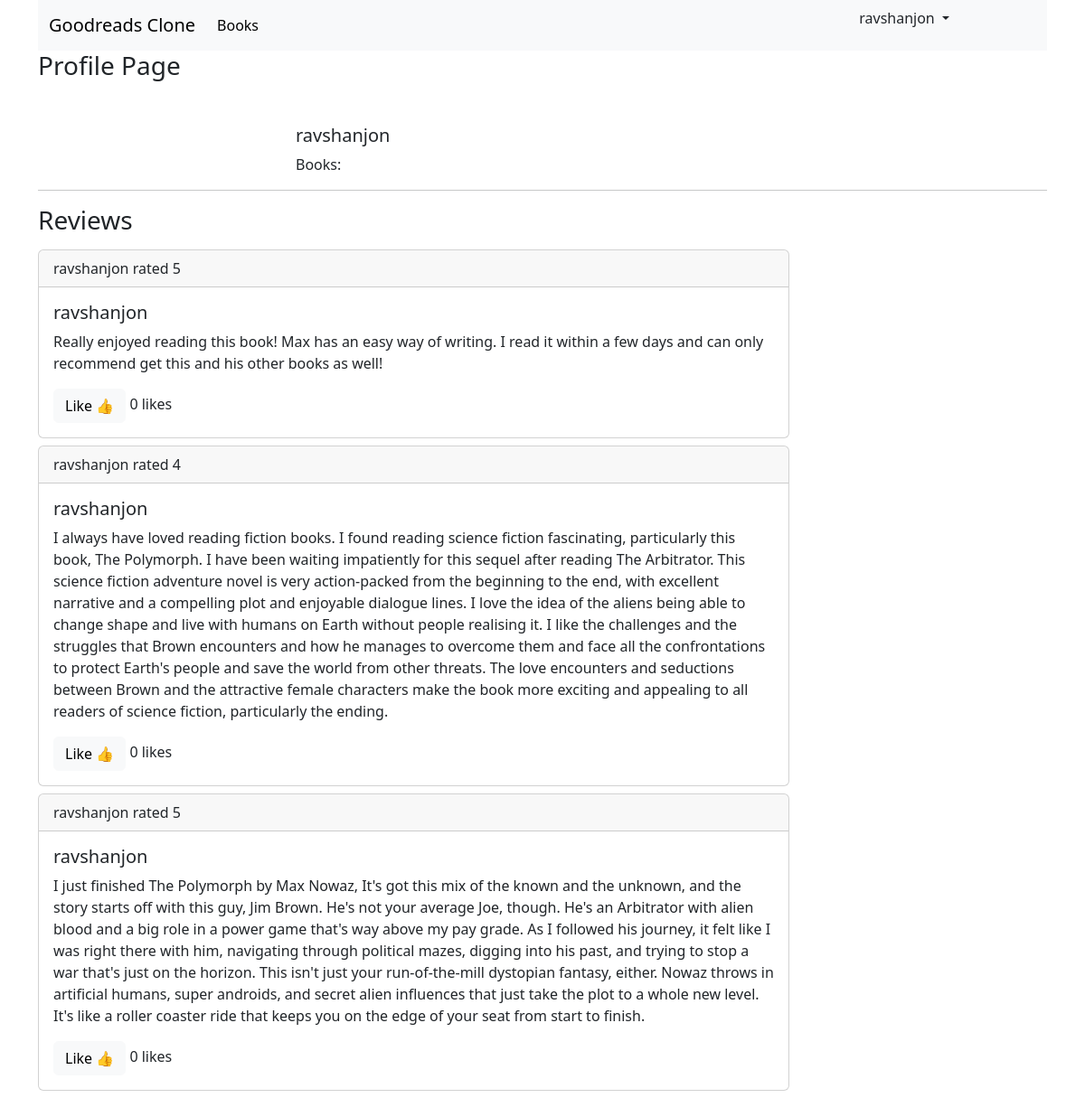
/user/profile/1 (signed in), run on the app's committed database.
### apps/users/models.py (models this page shows)
class User(AbstractUser):
    avatar = ImageField(upload_to="users/avatar/%Y/%m/%d", default="user_avatar.jpg")
    middle_name = CharField(max_length=128)

### apps/books/models.py (models this page shows)
class BookReview(AbstractModel):
    book = ForeignKey("books.Book", CASCADE, "reviews")
    user = ForeignKey("users.User", CASCADE, "reviews")
    body = TextField()
    rating = IntegerField(validators=[MaxValueValidator(5), MinValueValidator(1)])
    like_count = IntegerField(default=0)

### apps/users/views.py (the view)
# urls.py: path('profile/<int:pk>', UserProfileView.as_view(), name='profile'),
class UserProfileView(LoginRequiredMixin, DetailView):
        model = User
        template_name = "user/profile.html"
        context_object_name = "user"

### templates/user/Profile.html (shortened to what this page needs)
{% extends 'base.html' %}
{% block content %}
    <h3>Profile Page</h3>
    <div class="row mt-5">
        <div class="col-3">
        </div>
        <div class="col-6">
            <h5>{{ user.username }}</h5>
            <span class="my-2">Books:
            </span><br>
        </div>
    </div>
    <hr>
    <div class="row">
        <h3>Reviews</h3>
        <div class="col-9">
            {% for review in user.reviews.all %}
                <div class="card my-2">
                    <div class="card-header">
                        {{ review.user.username }} rated {{ review.rating }}
                    </div>
                    <div class="card-body">
                        <h5 class="card-title">       {{ review.user.username }}</h5>
                        <p class="card-text">{{ review.body }}</p>
                        <a href="#" class="btn btn-light">Like 👍</a> <span class="fw-lighter">{{ review.like_count }} likes </span>
                    </div>
                </div>
            {% endfor %}
        </div>
    </div>
{% endblock %}

### templates/base.html (shortened to what this page needs)
{% load static %}
<!doctype html>
<html lang="en">
<head>
    <link href='https://unpkg.com/boxicons@2.1.4/css/boxicons.min.css' rel='stylesheet'>
    <link rel="stylesheet" href="{% static 'main.css' %}">
    <link href="https://cdn.jsdelivr.net/npm/bootstrap@5.3.2/dist/css/bootstrap.min.css" rel="stylesheet"
>
</head>
<body>
<div class="container">
    <nav class="navbar navbar-expand-lg bg-body-tertiary">
        <div class="container-fluid">
            <a class="navbar-brand" href="#">Goodreads Clone</a>
            <div class="collapse navbar-collapse" id="navbarSupportedContent">
                <ul class="navbar-nav me-auto mb-2 mb-lg-0">
                    <li class="nav-item">
                        <a class="nav-link active" aria-current="page" href="{% url 'books:book-list' %}">Books</a>
                    </li>
                </ul>
            </div>
            <div class="me-5">
                            {% if user.is_authenticated %}
                <ul type="none" class="me-5">
                    <li class="nav-item dropdown">
                        <a class="nav-link dropdown-toggle" href="#" role="button" data-bs-toggle="dropdown"
                           aria-expanded="false">
                            {{ user.username }}
                        </a>
                    </li>
                </ul>
                            {% endif %}
            </div>
        </div>
    </nav>
    {% block content %}
    {% endblock %}
</div>
</body>
</html>

### data on the page
User: username "ravshanjon"
BookReview: user.username "ravshanjon", rating "5", body "Really enjoyed reading this book! Max has an easy way of writing. I read it within a few days and can only recommend get this and his other books as well!", like_count "0"
BookReview: user.username "ravshanjon", rating "4", body "I always have loved reading fiction books. I found reading science fiction fascinating, particularly this book, The Polymorph. I have been waiting impatiently for this sequel after reading The Arbitrator. This science fiction adventure novel is very action-packed from the beginning to the end, with excellent narrative and a compelling plot and enjoyable dialogue lines. I love the idea of the aliens being able to change shape and live with humans on Earth without people realising it. I like the challenges and the struggles that Brown encounters and how he manages to overcome them and face all the confrontations to protect Earth's people and save the world from other threats. The love…", like_count "0"
BookReview: user.username "ravshanjon", rating "5", body "I just finished The Polymorph by Max Nowaz, It's got this mix of the known and the unknown, and the story starts off with this guy, Jim Brown. He's not your average Joe, though. He's an Arbitrator with alien blood and a big role in a power game that's way above my pay grade. As I followed his journey, it felt like I was right there with him, navigating through political mazes, digging into his past, and trying to stop a war that's just on the horizon. This isn't just your run-of-the-mill dystopian fantasy, either. Nowaz throws in artificial humans, super androids, and secret alien influences that just take the plot to a whole new level. It's like a roller coaster ride that keeps you on the…", like_count "0"
